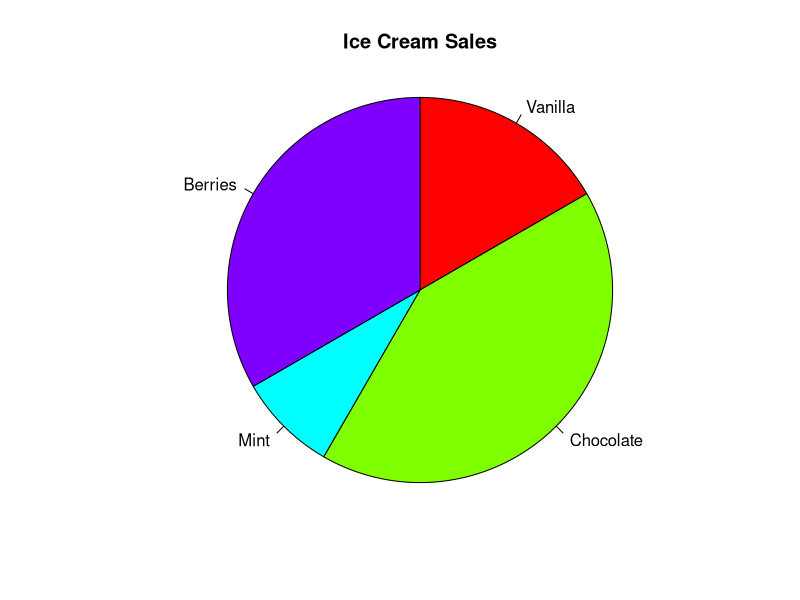
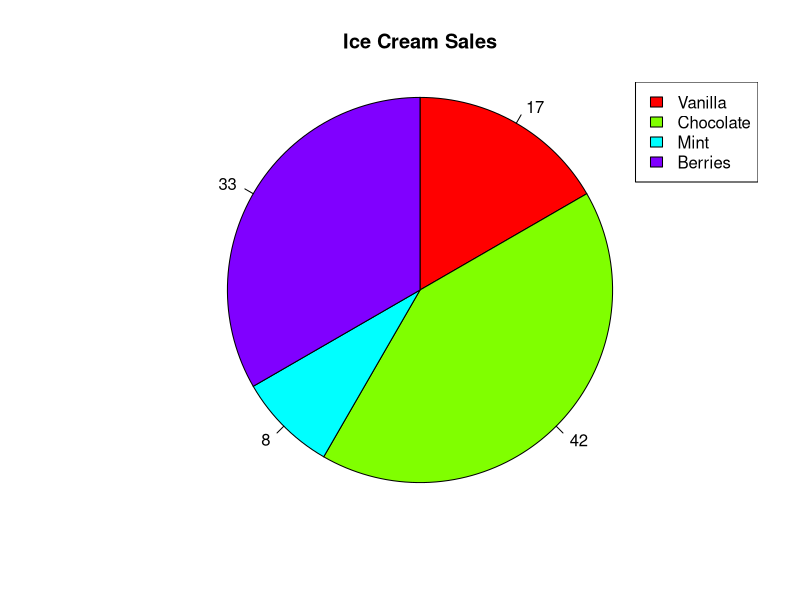
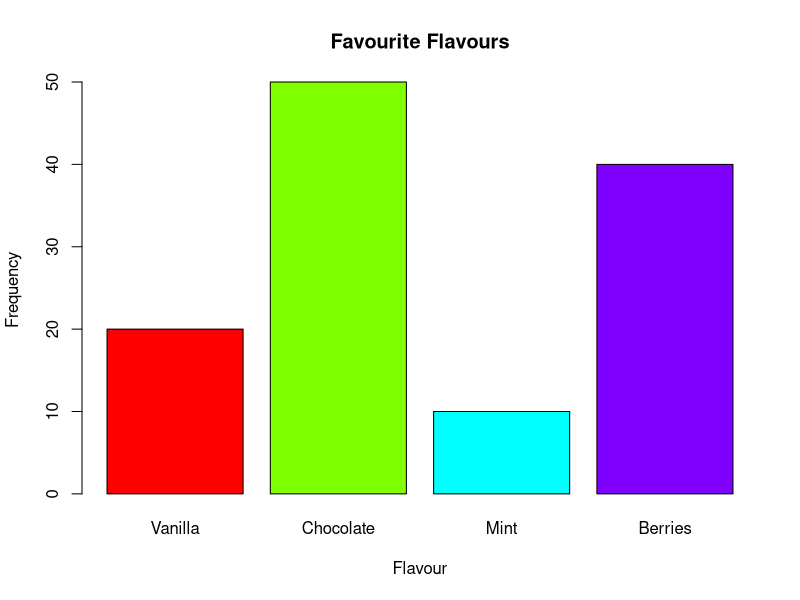
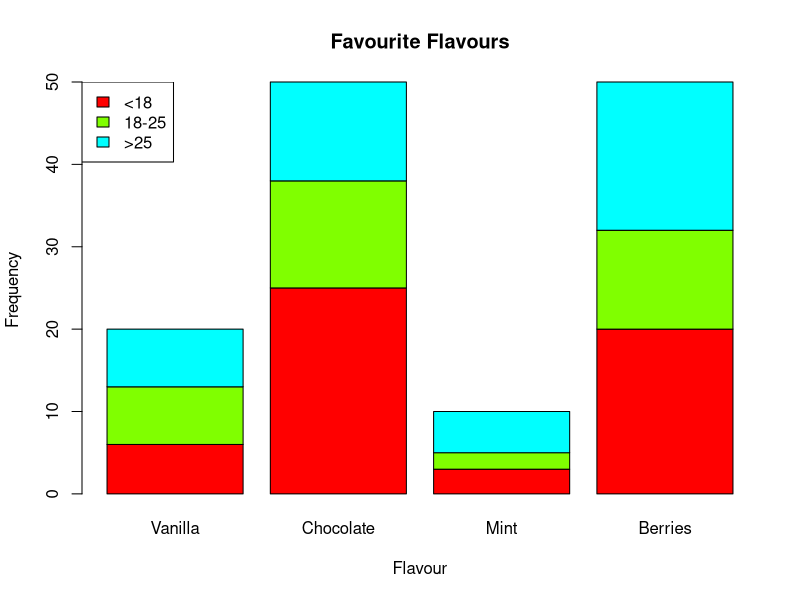
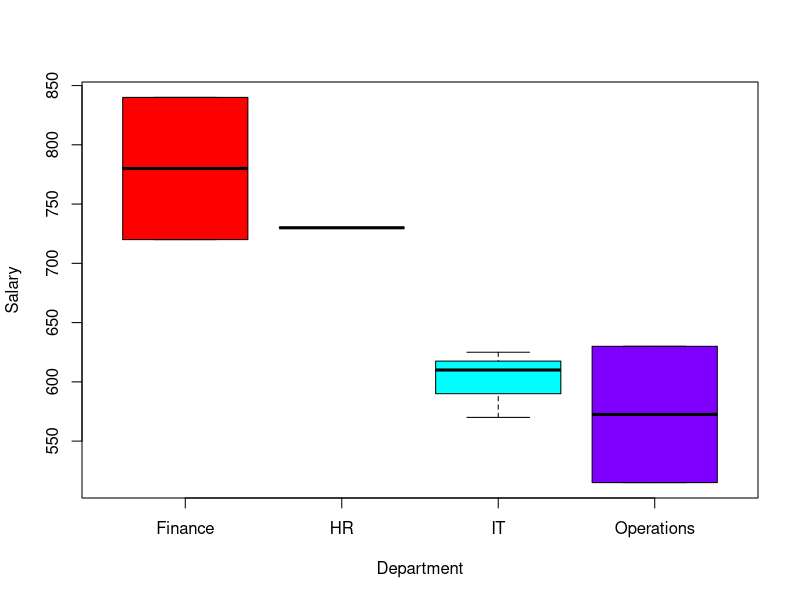
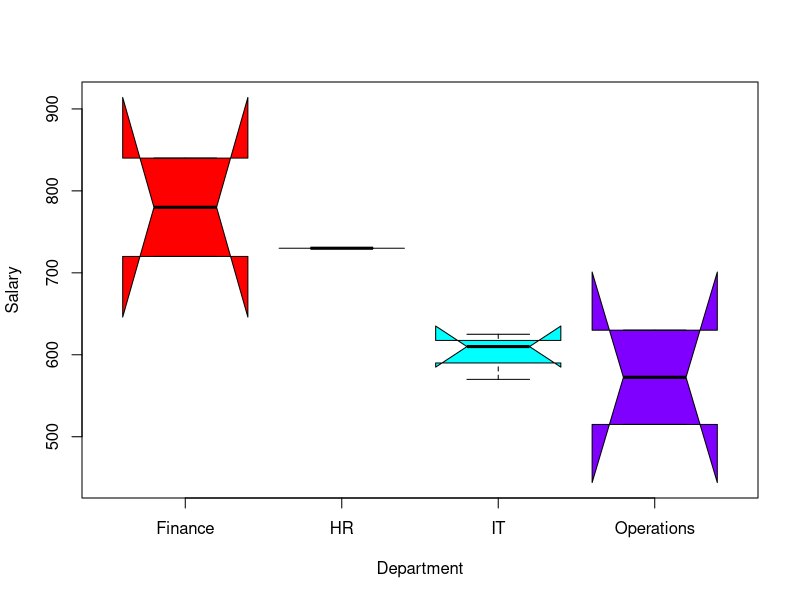
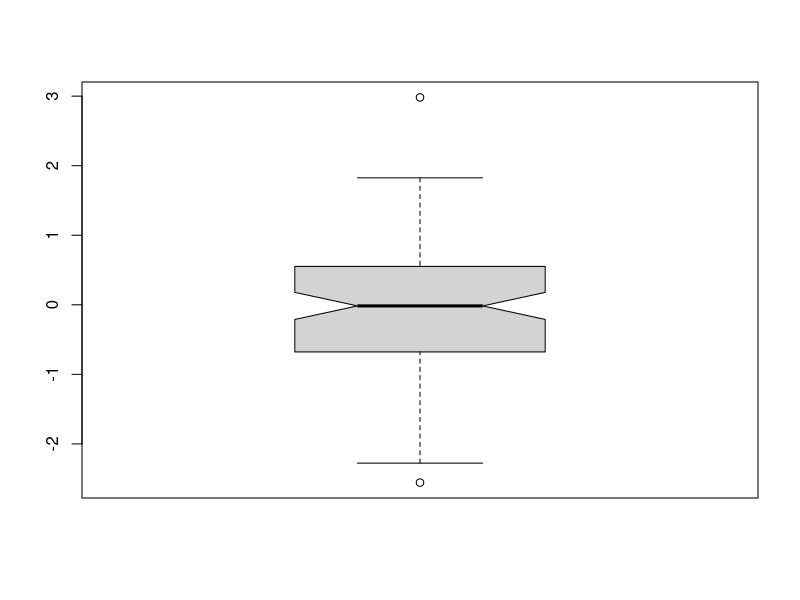
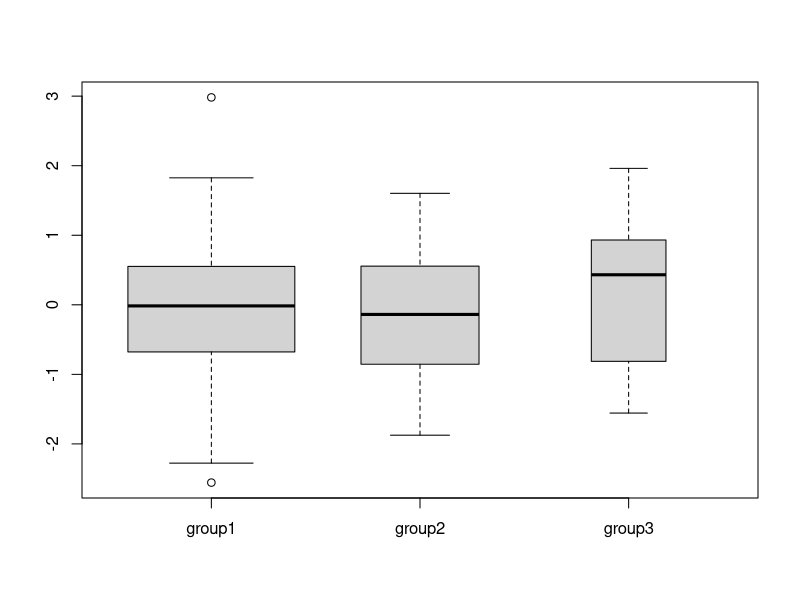

These figures' R source, in order:
# Pie Chart

data.icecream <- c(20,50,10,40)
labels.icecream <- c("Vanilla","Chocolate","Mint","Berries")

pie.percentage <- round(data.icecream/sum(data.icecream) * 100)

pie(data.icecream,labels = labels.icecream, col = rainbow(length(data.icecream)), clockwise = TRUE, main = "Ice Cream Sales", radius = 1)

pie(data.icecream, label = pie.percentage, col = rainbow(length(data.icecream)), clockwise = TRUE, main = "Ice Cream Sales", radius = 1)
legend("topright", legend = labels.icecream, fill = rainbow(length(data.icecream)))


# Bar Chart

barplot(data.icecream, names.arg = labels.icecream, col = rainbow(length(data.icecream)), main = "Favourite Flavours", xlab = "Flavour", ylab = "Frequency")

matrix.icecream <- matrix(c(6,7,7,25,13,12,3,2,5,20,12,18), nrow = 3, byrow = FALSE)

labels.age <- c("<18", "18-25",">25")

barplot(matrix.icecream, names.arg = labels.icecream, col = rainbow(length(data.icecream)), main = "Favourite Flavours", xlab = "Flavour", ylab = "Frequency")

legend("topleft",legend = labels.age, fill = rainbow(length(data.icecream)))

# Box Plot
data.employee <- data.frame(
  id = c(1:8),
  name = c("Nathan","Christo","Valdo", "David", "Kevin", "Budi", "Dimas", "Oliver"),
  salary = c(625,515,610,730,840,570,630,720),
  dept = c("IT","Operations","IT","HR","Finance","IT","Operations","Finance")
)

boxplot(data.employee$salary ~ data.employee$dept, data.employee, col = rainbow(length(data.employee)), xlab = "Department", ylab = "Salary")

# Boxplot with Notches

boxplot(data.employee$salary ~ data.employee$dept, data.employee, col = rainbow(length(data.employee)), xlab = "Department", ylab = "Salary", notch = TRUE)

data.boxplot <- list(
  group1 = rnorm(100),
  group2 = rnorm(50),
  group3 = rnorm(20)
)

boxplot(data.boxplot$group1, notch = TRUE)

# Boxplot with Variable Widths

boxplot(data.boxplot, varwidth = TRUE)

# Histogram

data.histogram <- c(1,3,3,3,5,6,6,6,6,6,4,2,7)

hist(data.histogram, main = "histogram", ylab = "Frequency", col = "green", border = "blue", xlim = c(0,10), ylim = c(0,10))

hist(data.employee$salary, breaks = c(400,500,600,700,800,900,1000))
  
#line graph
salary1 <- c(200,230,260,300,350,400)
salary2 <- c(220,250,270,300,320,350)
year <- c(2012:2017)

plot(x = year, y = salary1, type = "l", col = "red")
plot(x = year, y = salary1, type = "o", col = "red")
lines(x = year, y=salary2, type="o", col = "blue")
labels.salary <- c("company1","company2")
legend("topleft", legend = labels.salary, fill = c("red","blue"))

# Scatter Plot

#how to add a new column:

data.employee$age <- c(20,24,25,30,22,31,23,35)

png("scatterplot.png",width = 800, height = 600)
plot(x = data.employee$age, y = data.employee$salary, main = "Employee Salary", xlab = "Age", ylab = "Salary", col = rainbow(length(data.employee)), pch = 19)

dev.off() # so it saves properly
